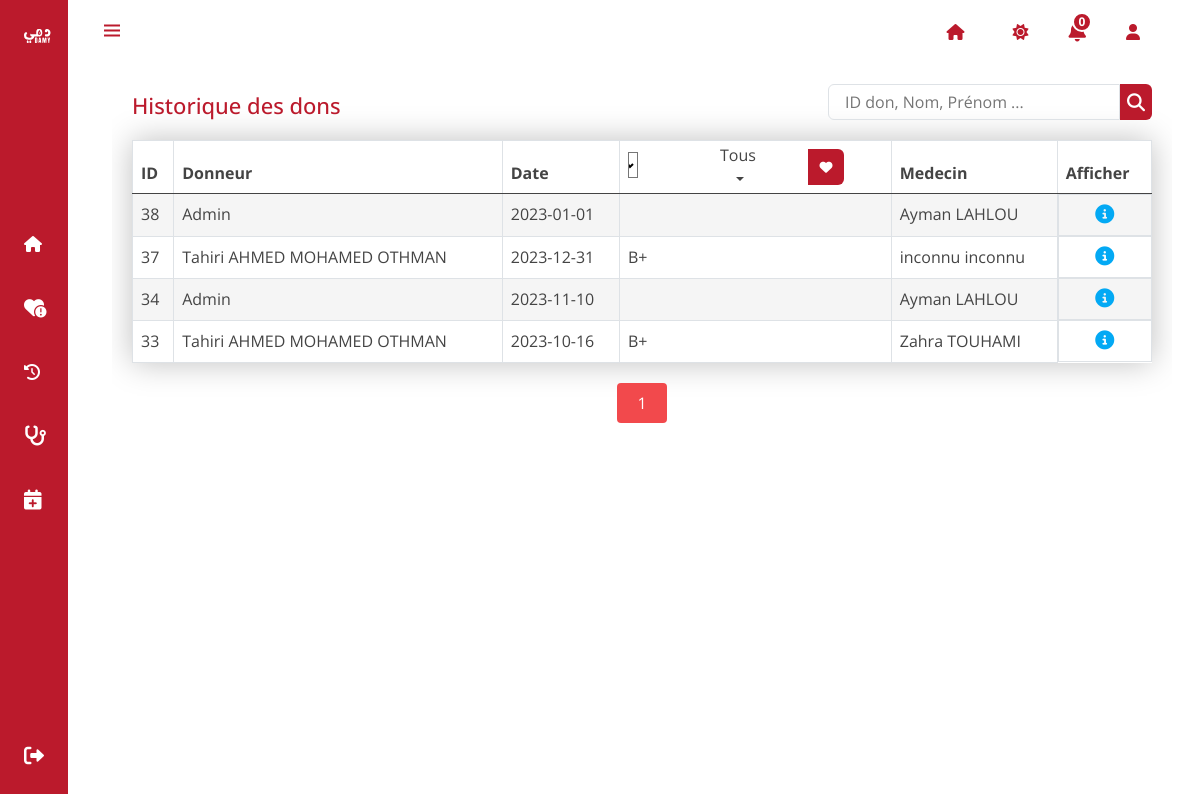
The app's page /CenterDashboard/dons.php (signed in) with its own data.
### tables this page shows
CREATE TABLE `don` (
  `id_don` int(11) NOT NULL,
  `date_don` date NOT NULL,
  `id_membre` int(11) NOT NULL,
  `id_demande` int(11) NOT NULL,
  `id_centre` int(11) NOT NULL,
  `id_medecin` int(11) NOT NULL
);

CREATE TABLE `membre` (
  `id_membre` int(11) NOT NULL,
  `userlevel` int(11) NOT NULL,
  `cin_membre` varchar(30) DEFAULT NULL,
  `nom_membre` varchar(30) NOT NULL,
  `prenom_membre` varchar(30) DEFAULT NULL,
  `date_naiss` date DEFAULT NULL,
  `image_membre` varchar(500) DEFAULT NULL,
  `sexe_membre` varchar(30) DEFAULT NULL,
  `type_sang` varchar(50) DEFAULT NULL,
  `ville` varchar(50) DEFAULT NULL,
  `email` varchar(30) DEFAULT NULL,
  `num_tel` varchar(30) DEFAULT NULL,
  `date_dernier_don` date DEFAULT NULL,
  `login` varchar(30) NOT NULL,
  `password` varchar(30) NOT NULL
);

CREATE TABLE `medecin` (
  `id_medecin` int(11) NOT NULL,
  `cin_medecin` varchar(30) DEFAULT NULL,
  `nom_medecin` varchar(30) DEFAULT NULL,
  `prenom_medecin` varchar(30) DEFAULT NULL,
  `id_centre` int(11) NOT NULL,
  `email_medecin` varchar(30) DEFAULT NULL,
  `image_medecin` varchar(1000) DEFAULT NULL,
  `login` varchar(30) DEFAULT NULL,
  `password` varchar(30) DEFAULT NULL
);

### CenterDashboard/dons.php (the view, shortened to what this page needs)
<?php
require('../connexion.php');
if (isset($_SESSION['id'])) {
  $idc = $_SESSION['id'];
  ?>
  <!DOCTYPE html>
  <html lang="en">
  <head>
    <link href="https://cdn.jsdelivr.net/npm/bootstrap@5.0.0-beta3/dist/css/bootstrap.min.css" rel="stylesheet" />
    <link rel="stylesheet" href="https://cdnjs.cloudflare.com/ajax/libs/font-awesome/5.15.3/css/all.min.css" />
    <link rel="stylesheet" href="styles.css" />
    <link rel="stylesheet" href="https://use.fontawesome.com/releases/v6.1.1/css/all.css"
 />
    <link rel="stylesheet" href="https://cdn.jsdelivr.net/npm/bootstrap-select@1.13.14/dist/css/bootstrap-select.min.css">
    <link rel="stylesheet" href="../assets/fonts/css/all.css">
    <link href="../assets/vendor/bootstrap-icons/bootstrap-icons.css" rel="stylesheet">
  </head>
  <body>
    <?php include('sidebar.php') ?>
    <div class="container-xl">
      <div class="table-responsive">
        <div class="table-wrapper">
          <div class="table-title">
            <div class="row">
              <div class="col-sm-8">
                <h1>Historique des dons</h1>
              </div>
              <?php
              $req= "SELECT don.id_don as id, mem.nom_membre as nom, mem.prenom_membre as prenom, mem.type_sang as sang,
               med.nom_medecin as nommedecin, med.prenom_medecin as prenommedecin, don.date_don  as date
              from membre mem, medecin med, centre c, don
              where don.id_membre=mem.id_membre and don.id_medecin = med.id_medecin and don.id_centre = c.id_centre and c.id_centre = $idc";
              $req2= "SELECT mem.nom_membre as nommembre, mem.prenom_membre as prenommembre,
               med.nom_medecin as nommedecin, med.prenom_medecin as prenommedecin, don.date_don  as date
              from membre mem, medecin med, centre c, don
              where don.id_membre=mem.id_membre and don.id_medecin = med.id_medecin and don.id_centre = c.id_centre and c.id_centre = $idc";
              $search = '';
              ?>
              <div class="col-sm-4">
                <div class="search-box">
                  <form action="" method="get" class="">
                    <input type="search" name="search" value="<?= $search ?>" placeholder="ID don, Nom, Prénom ...">
                    <button type="submit" name="search-btn" class="search-btn"><i
                        class="fa-solid fa-magnifying-glass"></i></button>
                  </form>
                </div>
              </div>
            </div>
          </div>
          <table class="table">
            <thead>
              <tr class="searchs">
                <th>ID</th>
                <th>Donneur</th>
                <th>Date</th>
                <th class="search">
                  <?php
                  $search_sang = '';
                  ?>
                  <form action="" method="get">
                    <select class="selectpicker" style="width: 10px;" name="search-sang-type">
                      <?php if (empty($search_sang)) { ?>
                        <option value="Tous" selected alt="Sélectionné">Tous</option>
                      <?php } else if ($search == 'Tous') { ?>
                          <option value="<?= $search_sang ?>" selected alt="Sélectionné"><?= $search_sang ?></option>
                          <option value="A+">A+</option>
                          <option value="A-">A-</option>
                          <option value="B+">B+</option>
                          <option value="B-">B-</option>
                          <option value="AB+">AB+</option>
                          <option value="AB-">AB-</option>
                          <option value="O+">O+</option>
                          <option value="O-">O-</option>
                      <?php } ?>
                    </select>
                    <button type="submit" name="search-sang" title="Filtrer par type de sang"><i
                        class="fa-solid fa-heart"></i></button>
                  </form>
                </th>
                <th>Medecin</th>
                <th>Afficher</th>
              </tr>
            </thead>
            <tbody>
              <?php
              $num_per_page = 6;
              if (isset($_GET["page"])) {
                $page = $_GET["page"];
              } else {
                $page = 1;
              }
              $start_from = ($page - 1) * $num_per_page;
              $req .= " ORDER BY id_don DESC limit $start_from,$num_per_page";
              $res = $pdo->query($req);
              $row = $res->fetchAll(PDO::FETCH_ASSOC);
              $count = $res->rowCount();
              if($count > 0){
              foreach ($row as $data) {
                ?>
                <tr>
                  <td>
                    <?= $data['id'] ?>
                  </td>
                  <td>
                    <?= $data['prenom'] . " " . $data['nom'] ?>
                  </td>
                  <td>
                    <?= $data['date'] ?>
                  </td>
                  <td>
                    <?= $data['sang'] ?>
                  </td>
                  <td>
                    <?= $data['prenommedecin'] . " " . $data['nommedecin'] ?>
                  </td>
                  <td class="d-flex justify-content-around align-items-center">
                  <a href="operations_don.php?action=view&id=<?=$data['id']?>" class="view" title="View" data-toggle="tooltip"><i class="fa-solid fa-circle-info"></i></a>
                  </td>
                </tr>
              <?php } }else { ?>
              <tr>
                <td colspan="7" class="text-center p-5">Aucun dons !</td>
              </tr>
            <?php  } ?>
            </tbody>
          </table>
          <div class="clearfix">
            <?php
            $res2 = $pdo->query($req2);
            $total_records = $res2->rowCount();
            $total_pages = ceil($total_records / $num_per_page);
            echo "<center>";
            echo "<center>";
            for ($i = 1; $i <= $total_pages; $i++) {
              $activeClass = ($i == $page) ? 'active' : '';
              echo "<a href='dons.php?page=" . $i . "' class='btn  m-1 pagination-link $activeClass'>$i</a>";
            }
            echo "</center>";
            ?>
          </div>
        </div>
      </div>
    </div>
    </section>
  </body>
  </html>
<?php } else {
  header('location:logincentre.php');
}

### CenterDashboard/sideBar.php (shortened to what this page needs)
<link rel="stylesheet" href="https://cdn.jsdelivr.net/npm/boxicons@latest/css/boxicons.min.css">
<link rel="stylesheet" href="sideBarStyle.css">
<section id="body-pd">
    <header class="header" id="header">
        <div class="header_toggle ">
            <i class="bx bx-menu" id="header-toggle"></i>
        </div>
        <div>
<nav class="navbar navbar-expand-lg ">
    <div class="container-fluid">
      <div class="d-flex align-items-center">
        <div class="px-3">
            <a class="nav-link" href="../index.php"> <i class="fa-solid fa-house"></i></a>
        </div>
        <div class="px-3">
          <i class="fa-solid fa-sun" id="toggleDark"></i>
      </div>
        <div class="dropdown px-3">
        <a href="#" class="notification mx-2 " id="notif-toggel">
                <i class="fa-solid fa-bell" ></i>
                <span class="numnotif position-absolute d-flex justify-content-center align-items-center">
                  <?php
                  require('../connexion.php');
                  $req = "SELECT * FROM notification WHERE active = 1 and id_centre=".$_SESSION['id'];
                  $res = $pdo->query($req);
                  $num = $res->rowCount();
                  echo $num;
                  ?>
                </span>
              </a>
        </div>
        <div class="px-3">
          <a href="profile.php">
            <i class="fa-solid fa-user"></i>
          </a>
        </div>
      </div>
    </div>
  </nav>
        </div>
    </header>
    <div class="l-navbar" id="nav-bar">
        <nav class="nav">
                <a href="../index.php" class="nav_logo">
                <img src="../assets/img/IconWhite.svg" class="icon nav_icon" title="Icon"><span class="nav_logo-name">Blood Donation</span>
                 </a>
                <div class="nav_list">
                  <a href="index.php" class="nav_link active">
                    <i class="fa-solid fa-house"></i>
                </a>
                    <a href="demandes.php" class="nav_link">
                        <i class="fa-sharp fa-solid fa-heart-circle-exclamation nav_icon"></i>
                        </a>
                    <a href="dons.php" class="nav_link">
                      <i class="fa-sharp fa-solid fa-clock-rotate-left"></i>
                    </a>
                    <a href="medecins.php" class="nav_link">
                      <i class="fa-solid fa-stethoscope nav_icon"></i>
                  </a>
                  <a href="projets.php" class="nav_link">
                      <i class="fa-solid fa-calendar-plus nav_icon"></i>
                  </a>
                </div>
                  <a href="logOut.php" class="nav_link ali mt-4">
                    <i class="fas fa-sign-out-alt nav_icon"></i>
                </a>
        </nav>
      </div>

### CenterDashboard/styles.css (style rules this page uses)
:root { --bg1-color: #bb1a2c; --bg2-body: #FFF; --bg3-color: #f2494c; --bg-table : #fcfcfc; --hover-color: #f2494c; --hover-table: #f5f5f5; --focus-color: #bb1a2c; --header-icon: #bb1a2c; --icon1-color: #bb1a2c; --icon2-color: #FFFF; --icon3-color: #f2494c; --font1-color: #444; --font2-color: #FFF; --font3-color: #bb1a2c; --font4-color: #f2494c; --font-btn: #ffff; --button-color: #bb1a2c; --border4-color: #bb1a2c; --border3-color: #dee2e6; --border1-color: #f2494c; --border2-color: #FFF; --border-table: #dee2e6; --shadow--color: rgba(0, 0, 0, 0.25); --table-hover: #f5f5f5; --fontsearch-color:#bb1a2c; }
* { box-sizing: 0; margin: 0; padding: 0; }
body { color: var(--font1-color); height: 100vh; background-color: var(--bg2-body); }
a { color: var(--bg1-color); }
form { max-width: 400px; width: 100%; margin-right: auto; display: flex; align-items: center; height: 36px; }
form input { flex-grow: 1; padding: 0 16px; height: 100%; border: 1px solid var(--border3-color); background: transparent; border-radius: 36px 0 0 36px; outline: none; width: 100%; color: var(--font1-color); border-radius: .375rem 0 0 .375rem ; transition: border-color .15s ease-in-out,box-shadow .15s ease-in-out; }
form button { width: 36px; height: 100%; display: flex; justify-content: center; align-items: center; background: var(--button-color); font-size: 18px; border: none; outline: none; border-radius: 0 .375rem .375rem 0; cursor: pointer; }
form button i { color: var(--icon2-color); }
nav .notification { font-size: 20px; position: relative; }
nav .notification .numnotif { position: absolute; top: -6px; right: -6px; width: 20px; height: 20px; border-radius: 50%; border: 2px solid var(--bg2-body); background: var(--icon1-color); color: var(--bg2-body); font-weight: 700; font-size: 12px; display: flex; justify-content: center; align-items: center; }
table { box-shadow: 0px 0 30px var(--shadow--color); }
.table { color: var(--font1-color); }
table { border-collapse: collapse; }
.btn, .btn:focus { background: var(--button-color); border: 0px; border-color: var(--button-color); padding: 8px 20px; margin-left: 30px; border-radius: 4px; color: var(--font-btn); }
.searchs input, .searchs select { background-color: transparent; }
.searchs form { color: var(--font1-color); border-radius: 3px; background: transparent; }
.table-responsive { margin: 30px 0; }
.table-wrapper { padding: 20px; box-shadow: 0 1px 1px var(--shadow--color); }
.table-title { padding-bottom: 10px; margin: 0 0 10px; min-width: 100%; }
.table-title h1 { color: var(--font3-color); margin: 8px 0 0; font-size: 22px; }
table.table tbody tr:nth-of-type(odd) { background-color: var(--hover-table); }
table.table td, table.table th { border: 1px solid var(--border-table); }
table.table th i { font-size: 13px; margin: 0 5px; cursor: pointer; }
table.table td a { color: var(--font1-color); display: inline-block; margin: 0 5px; }
table.table td a.view { color: #03A9F4; }
table.table td i { font-size: 19px; }
.pagination-link.active { z-index: 3; color: #fff; background-color: var(--hover-color); border: none; }

### CenterDashboard/sideBar.php (style rules this page uses)
a { text-decoration: none }

### CenterDashboard/dons.php (style rules this page uses)
.pagination-link.active { z-index: 3; color: #fff; background-color: var(--hover-color); border: none; }

### records on screen
don: id_don "38", id_membre.nom_membre "Admin", date_don "2023-01-01", id_medecin.prenom_medecin "Ayman", id_medecin.nom_medecin "LAHLOU"
don: id_don "37", id_membre.prenom_membre "Tahiri", id_membre.nom_membre "AHMED MOHAMED OTHMAN", date_don "2023-12-31", id_membre.type_sang "B+", id_medecin.prenom_medecin "inconnu", id_medecin.nom_medecin "inconnu"
don: id_don "34", id_membre.nom_membre "Admin", date_don "2023-11-10", id_medecin.prenom_medecin "Ayman", id_medecin.nom_medecin "LAHLOU"
don: id_don "33", id_membre.prenom_membre "Tahiri", id_membre.nom_membre "AHMED MOHAMED OTHMAN", date_don "2023-10-16", id_membre.type_sang "B+", id_medecin.prenom_medecin "Zahra", id_medecin.nom_medecin "TOUHAMI"

### other values on screen
$num "0"
